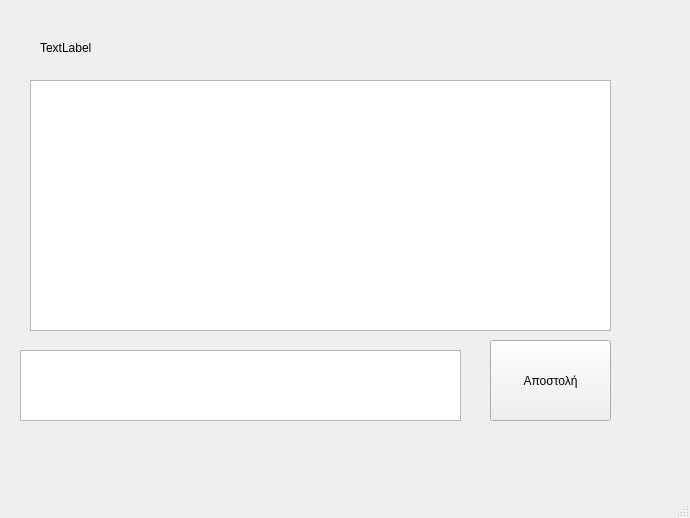
<?xml version="1.0" encoding="UTF-8"?>
<ui version="4.0">
 <class>receiverNameLabel</class>
 <widget class="QMainWindow" name="receiverNameLabel">
  <property name="geometry">
   <rect>
    <x>0</x>
    <y>0</y>
    <width>690</width>
    <height>518</height>
   </rect>
  </property>
  <property name="windowTitle">
   <string>MainWindow</string>
  </property>
  <widget class="QWidget" name="centralwidget">
   <widget class="QLabel" name="receiverNameLabel2">
    <property name="geometry">
     <rect>
      <x>40</x>
      <y>40</y>
      <width>571</width>
      <height>16</height>
     </rect>
    </property>
    <property name="text">
     <string>TextLabel</string>
    </property>
   </widget>
   <widget class="QListWidget" name="chatHistoryWidget">
    <property name="geometry">
     <rect>
      <x>30</x>
      <y>80</y>
      <width>581</width>
      <height>251</height>
     </rect>
    </property>
   </widget>
   <widget class="QTextEdit" name="messageTextEdit">
    <property name="geometry">
     <rect>
      <x>20</x>
      <y>350</y>
      <width>441</width>
      <height>71</height>
     </rect>
    </property>
    <property name="html">
     <string>&lt;!DOCTYPE HTML PUBLIC &quot;-//W3C//DTD HTML 4.0//EN&quot; &quot;http://www.w3.org/TR/REC-html40/strict.dtd&quot;&gt;
&lt;html&gt;&lt;head&gt;&lt;meta name=&quot;qrichtext&quot; content=&quot;1&quot; /&gt;&lt;meta charset=&quot;utf-8&quot; /&gt;&lt;style type=&quot;text/css&quot;&gt;
p, li { white-space: pre-wrap; }
hr { height: 1px; border-width: 0; }
li.unchecked::marker { content: &quot;\2610&quot;; }
li.checked::marker { content: &quot;\2612&quot;; }
&lt;/style&gt;&lt;/head&gt;&lt;body style=&quot; font-family:'Segoe UI'; font-size:9pt; font-weight:400; font-style:normal;&quot;&gt;
&lt;p style=&quot;-qt-paragraph-type:empty; margin-top:0px; margin-bottom:0px; margin-left:0px; margin-right:0px; -qt-block-indent:0; text-indent:0px;&quot;&gt;&lt;br /&gt;&lt;/p&gt;&lt;/body&gt;&lt;/html&gt;</string>
    </property>
   </widget>
   <widget class="QPushButton" name="sendButton">
    <property name="geometry">
     <rect>
      <x>490</x>
      <y>340</y>
      <width>121</width>
      <height>81</height>
     </rect>
    </property>
    <property name="text">
     <string>Αποστολή</string>
    </property>
   </widget>
  </widget>
  <widget class="QMenuBar" name="menubar">
   <property name="geometry">
    <rect>
     <x>0</x>
     <y>0</y>
     <width>690</width>
     <height>33</height>
    </rect>
   </property>
  </widget>
  <widget class="QStatusBar" name="statusbar"/>
 </widget>
 <resources/>
 <connections/>
</ui>
